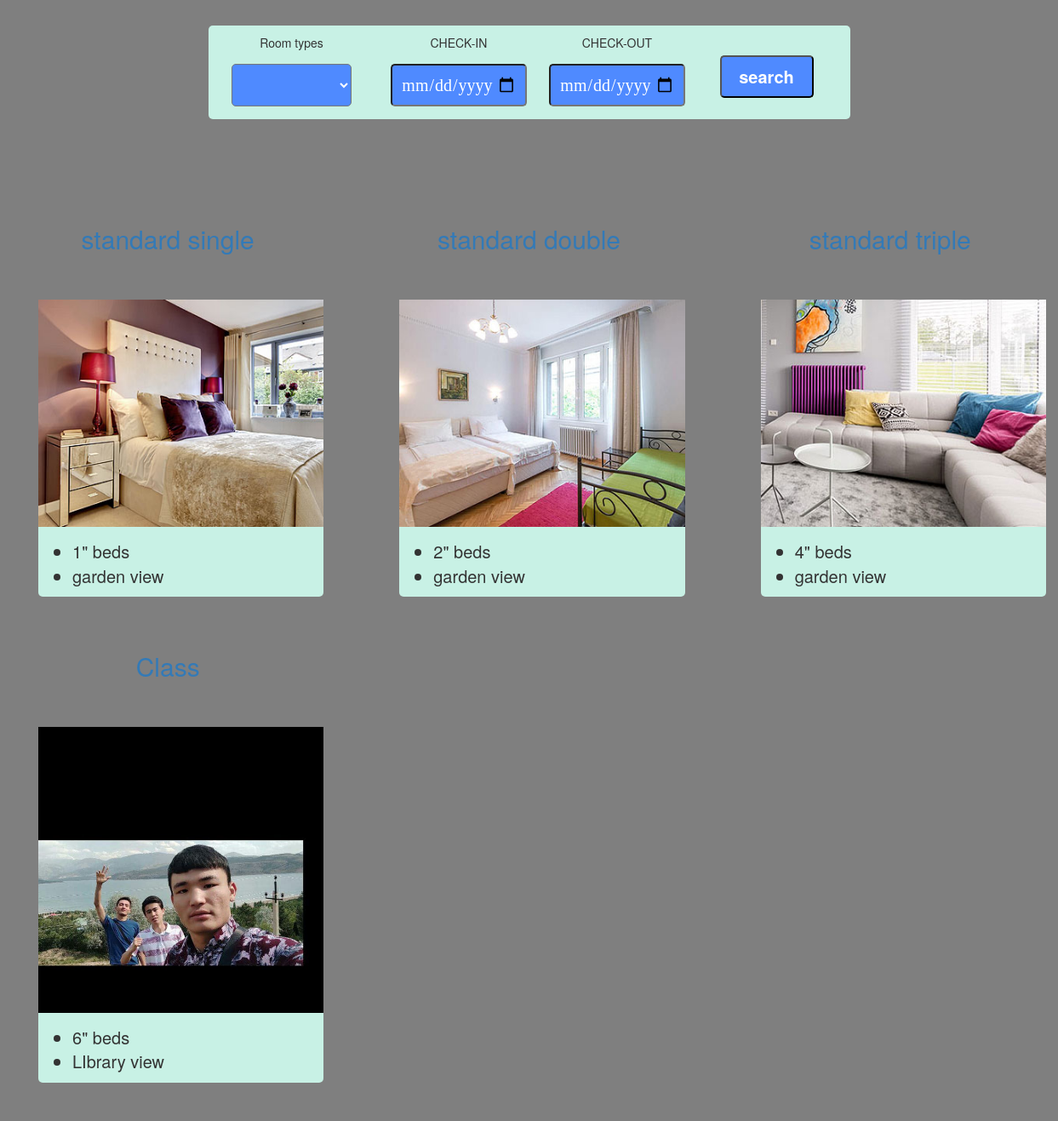
The page /booking/ on the database its author committed.
### ownerAdmin/models.py (models this page shows, shortened)
class Room(models.Model):
    occupation_adult = models.CharField(max_length=2, null=True)
    occupation_children = models.CharField(max_length=2, null=True)
    room_type = models.CharField(max_length=15, null=True)
    room_view = models.CharField(max_length=10, null=True)
    room_size = models.CharField(max_length=2, null=True)
    room_date_booked = models.ManyToManyField(Date, blank=True)
    room_beds = models.IntegerField(blank=True, null=True)
    room_image = models.ImageField(blank=True, null=True, upload_to="roomImages", default='roomImages/room3.jpg')
    room_number = models.CharField(max_length=20, null=True)
    room_features_price = models.IntegerField(blank=True, null=True)

### booking/views.py (the view)
# urls.py: path('', views.book, name='book'),
def book(request):
    room_types = []
    rooms = Room.objects.all()
    for room in rooms:
        global found
        found = False
        if len(room_types) == 0:
            room_types.append(room)
        else:
            for room_type in room_types:
                if room.room_type == room_type.room_type:
                    found = True
                    break
            if not found:
                room_types.append(room)
    room_type_filter = room_types
    return render(request, 'booking.html',{'rooms': room_types,'room_type_filter':room_type_filter})

### booking/templates/booking.html (shortened to what this page needs)
<!DOCTYPE html>
<html>
<head>
    {% load static %}
	 <link rel="stylesheet" type="text/css" href="{% static 'bootstrap.css' %}">
   	<link rel="stylesheet" type="text/css" href="{% static 'Atef.css' %}">
    <link rel="stylesheet" href="https://cdnjs.cloudflare.com/ajax/libs/font-awesome/4.7.0/css/font-awesome.min.css">
</head>
<body>
	<div class="searchbar" >
		<form id="searchform" action="{% url 'search' %}" method="get" accept-charset="utf-8" >
			<div class="container-fluid">
			<div class="row">
				<div class="col-lg-3 col-md-6 col-xs-12 ">
				<div class="block1">
                    <p>Room types</p>
			         <select name="room_types">
            <option>{{ default }}</option>
            {% for room in rooms %}
                <option>{{ room.room_type }}</option>
            {% endfor %}
             </select>
				</div>
				</div>
				<div class="col-lg-3 col-md-6 col-xs-12 ">
					<div class="block1">
						<p>CHECK-IN</p>
					    <input type="date" name="checkin">
					</div>
				</div>
				<div class="col-lg-3 col-md-6 col-xs-12 ">
					<div class="block1">
						<p>CHECK-OUT</p>
					    <input type="date" name="checkout">
					</div>
				</div>
				<div class="col-lg-3 col-md-6 col-xs-12 ">
					<input type="submit" name="submit" value="search"><br>
				</div>
			</div>
			</div>
 	</form>
</div>
<div class="page">
			<div class="row">
                {% for room in room_type_filter %}
            <div class="col-lg-4 col-md-6 col-xs-12 ">
                	<h2><a href="form?room={{room.room_type}}">{{room.room_type}} </a></h2>
					<div class="page1" >
						<a href="form?room={{room.room_type}}"><img src="{{room.room_image.url}}"></a>
						<ul>
							<li>{{room.room_beds}}" beds </li>
							<li>{{room.room_view}} view</li>
						</ul>
					</div>
				</div>
                  {% endfor %}
</div>
</div>
</body>
</html>

### booking/static/Atef.css (style rules this page uses)
* { box-sizing: inherit; box-sizing: border-box; margin: 0 auto; padding: 0 auto; }
body { background-image: url( https://spain-private-tours.com/wp-content/uploads/2017/09/image_20170730_174153_753.jpg ); background-color: #F5F5F5; background-repeat: no-repeat; background-size: cover; background-color:rgba(0, 0, 0, 0.5); }
.searchbar { display: block; text-align: center; }
form { display: inline-block; margin:30px 70px; background-color: #C8F1E5; text-align: center; border-radius: 5px; padding: 5px; }
.block1 { display: inline-block; text-align: center; border-radius: 15px; }
input[type=submit] { border-radius:5px; background-color:#4f8aff; width: 110px; height: 50px; text-align: center; color: white; font-weight: bold; font-size: +20px; margin-top: 30px; }
select { width:90%; height: 50px; padding:5px; margin-bottom:10px; font-family:Cursive; border-radius:5px; background-color:#4f8aff; color:white; font-size:20px; }
input[type=date] { width:90%; height: 50px; padding:5px; margin-bottom:10px; font-family:Cursive; border-radius:5px; background-color: #4f8aff; color:white; font-size:20px; padding: 10px; padding: 0px 10px; }
p { padding:5px; }
.page { display: block; text-align: center; margin-top: 70px; }
.page1 { display: inline-block; margin:45px; background-color: #C8F1E5; border-radius: 5px; width: 85%; }
ul { margin-top: 15px; text-align: left; font-size: +20px; }
img { width: 100%; overflow: hidden; }
h2 { color: #fff7ff; }

### rows shown on the page
Room: room_type "standard single", room_image (picture), room_beds "1", room_view "garden"
Room: room_type "standard double", room_image (picture), room_beds "2", room_view "garden"
Room: room_type "standard triple", room_image (picture), room_beds "4", room_view "garden"
Room: room_type "Class", room_image (picture), room_beds "6", room_view "LIbrary"
